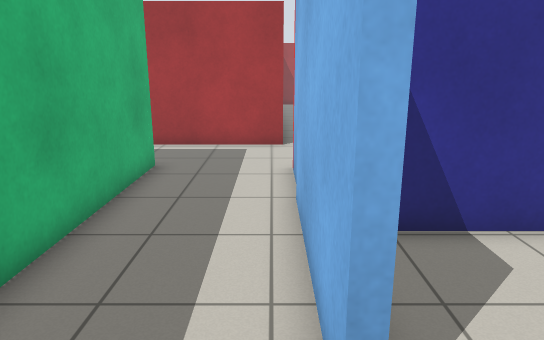
View 1 (above)

19 first-person views from a walk through a robot-simulator world made for Gazebo. The camera is 1.3 m above the floor, tilts 14° down and sees 70° across. The lines on the ground mark 1 m squares. The floor is counted in squares, 0.5 m on a side. Each view is taken from the middle of a square. On the plan, view 1 faces up. The plan holds only what a view shows up to about 20 squares ahead; the rest is blank. The place goes on beyond the plan. The robots in the file are not drawn. Gazebo's built-in surfaces are drawn with simple patterns. Some stock models are drawn as simple stand-ins.

View 2
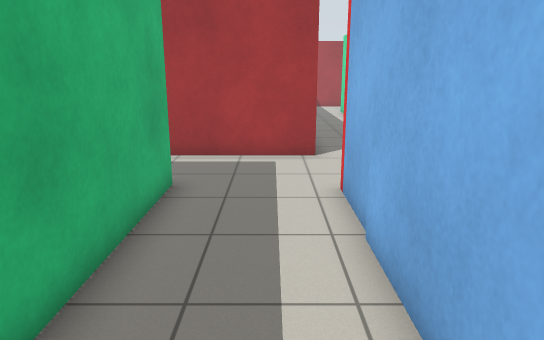

View 3
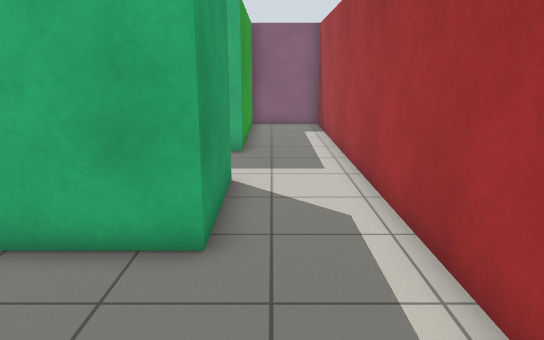

View 4
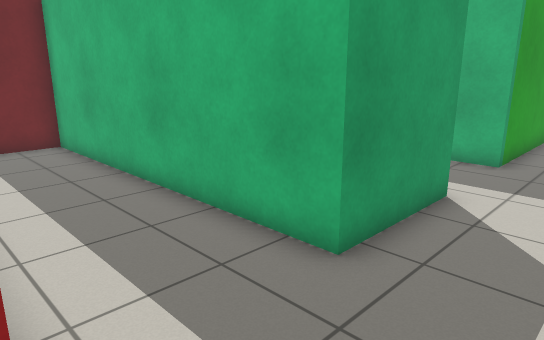

View 5
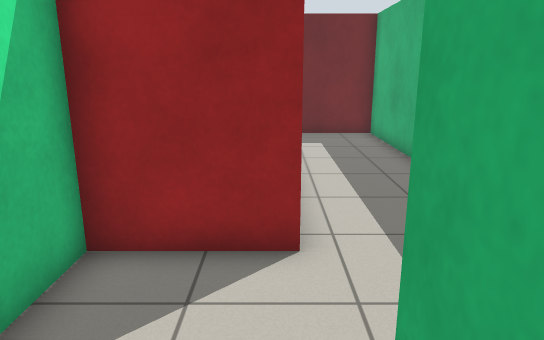

View 6
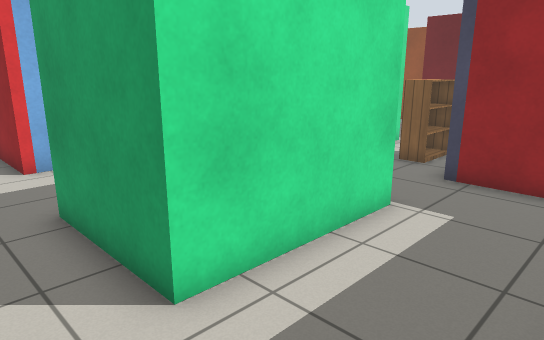

View 7
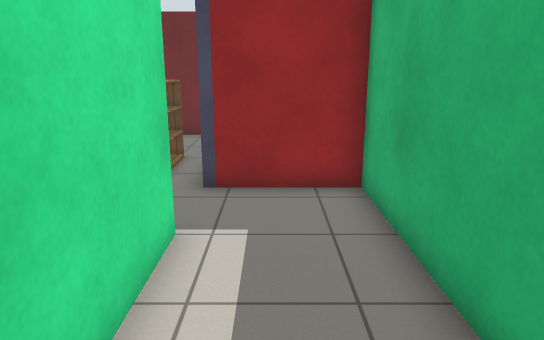

View 8
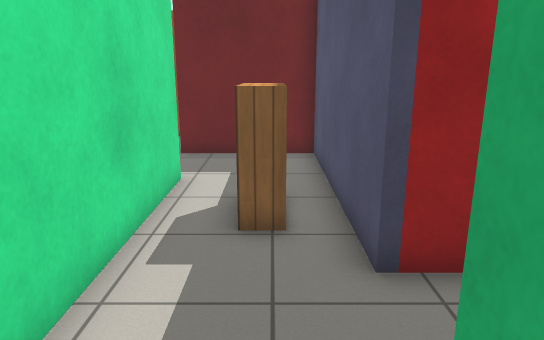

View 9
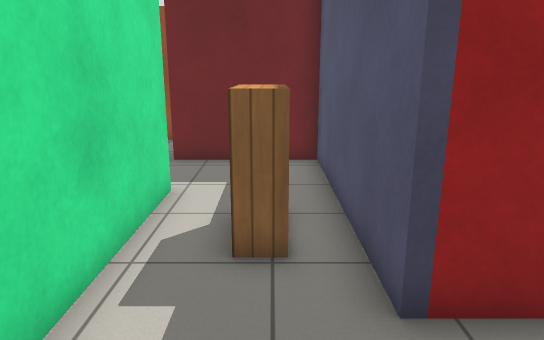

View 10
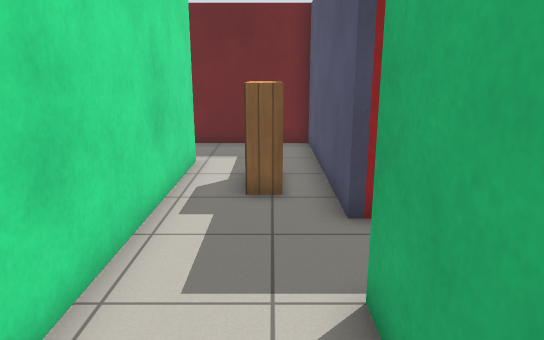

View 11
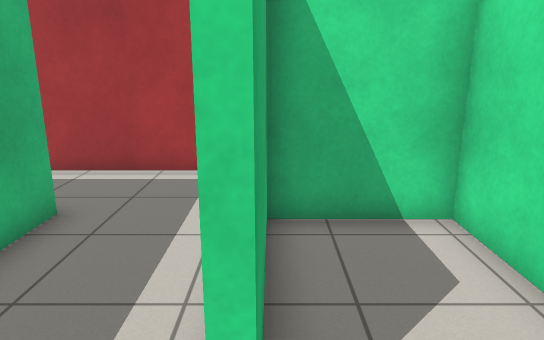

View 12
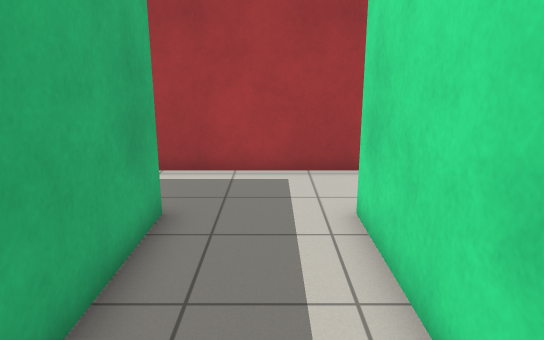

View 13
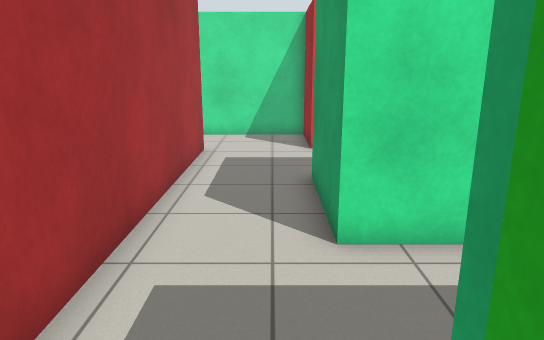

View 14
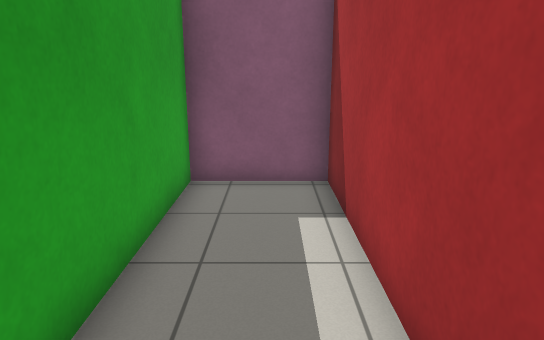

View 15
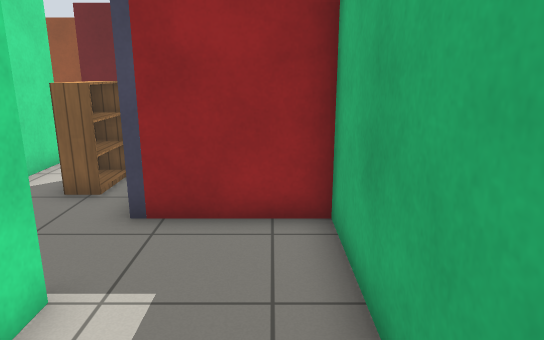

View 16
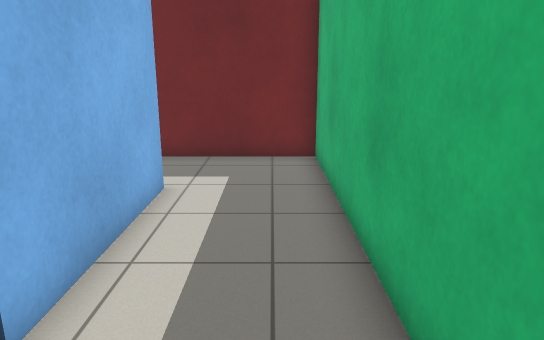

View 17
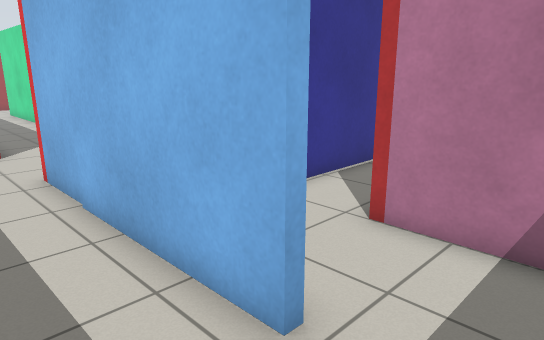

View 18
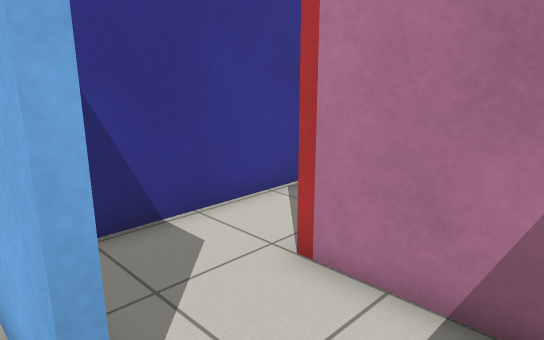

View 19
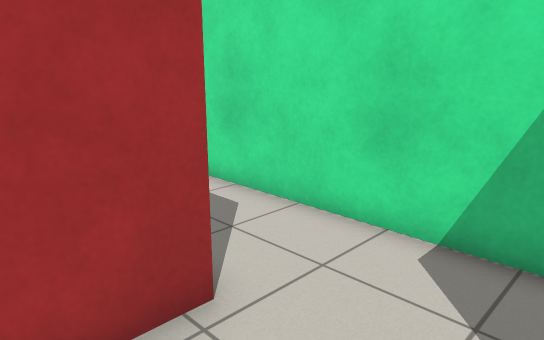

### Floor plan
Ten units are one square. View 1 is at (0, 0); x grows to the right and y downward. Boxes are objects, and circles mark ways between rooms. Rooms are numbered by the first view taken in them; rooms with no view inside come last. Other rooms are left out.
<svg viewBox="-188 -180 233 232">
<path fill="none" stroke="#000" d="M-71 -61 -74 -61 -74 -110 -34 -110 -34 12 6 12M4 -154 4 -144 -183 -144 -183 -110 -111 -110 -111 -33 -74 -33M5 -22 5 -106 38 -106 38 -175M-74 -33 -74 47 -44 47M-37 16 -37 -107 -71 -107 -71 -61M40 -4 40 -25M6 12 16 12"/>
<rect x="-65" y="-25" width="20" height="30" fill="#bbb"><title>bookshelf</title></rect>
<circle cx="-70" cy="-45" r="3" fill="#2a7"/>
<circle cx="10" cy="-10" r="3" fill="#2a7"/>
<text x="-50" y="-120">1</text>
<text x="-60" y="-30">2</text>
<text x="20" y="-10">3</text>
</svg>
Room 1 opens to room 2. Room 1 opens to room 3.

Where each view was taken, in squares from view 1:
view 1: 0 up, 0 right, facing up
view 2: 2 up, 1 left, facing up
view 3: 12 up, 2 right, facing left
view 4: 14 up, 1 right, facing down-left
view 5: 16 up, 1 right, facing down
view 6: 13 up, 11 left, facing down-right
view 7: 12 up, 9 left, facing down
view 8: 8 up, 6 left, facing down
view 9: 7 up, 6 left, facing down
view 10: 10 up, 6 left, facing down
view 11: 4 up, 7 left, facing up
view 12: 4 up, 9 left, facing up
view 13: 12 up, 13 left, facing right
view 14: 13 up, 9 left, facing left
view 15: 10 up, 10 left, facing down
view 16: 11 up, 2 left, facing down
view 17: 0 up, 2 left, facing up-right
view 18: 0 up, 0 right, facing up-right
view 19: 11 up, 2 left, facing up-right
